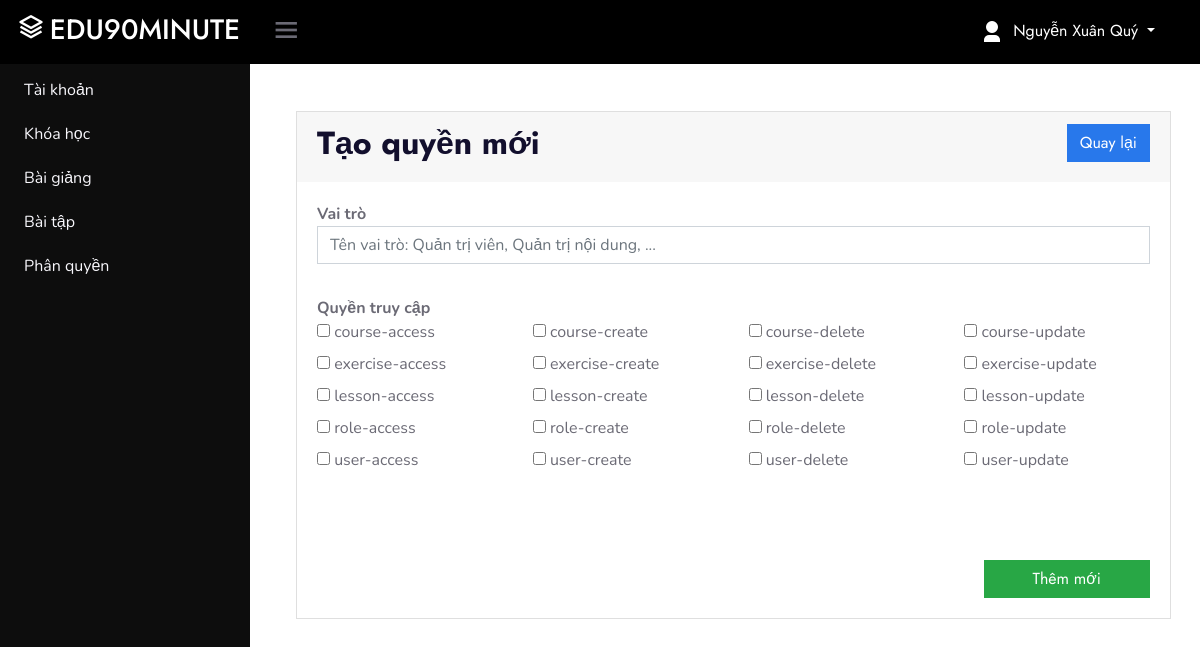
Page /?ctl=roles&act=create (signed in) on the committed database.
### tables this page shows
CREATE TABLE `permissions` (
  `id` int(11) NOT NULL,
  `name` varchar(255) NOT NULL
);

### Controllers/BaseController.php (called while the page is built, shortened)
<?php
class BaseController{
    protected function view($viewPath, array $data = []){
        include_once self::VIEWS_FOLDER_NAME . str_replace('.', '/', $viewPath) . '.php';
    }
}

### Controllers/Admin/AdminRolesController.php (called while the page is built, shortened)
<?php
    class AdminRolesController extends BaseController{
        protected $data = [];
        public function __construct(){
            $this->rolesModel = new RolesModel;
            $this->data["roles"] = $this->rolesModel->all("roles", ['*']);
            $this->data['role_has_permission'] = $this->rolesModel->all('role_has_permission', ['*']);
            $this->data['permissions'] = $this->rolesModel->all('permissions', ['*'], '', 0, '', ['name' => 'asc']);
        }
        public function create(){
            return $this->view('admin.roles.create', $this->data);
        }
    }

### Models/BaseModel.php (called while the page is built, shortened)
<?php
    class BaseModel extends Database
    {
        protected $connect;
        protected $table;
        protected $colums = ['*'];
        public function  __construct() {
            $this->connect = $this->connect();
        }
        public function all($table = '', $colums = [], $where = [], $start=0, $limit = null, $orderBy = []){
            if(!empty($colums)){
                $select = implode(',', $colums);
            }else $select = implode(',', $this->colums);
            $table = empty($table) ? $this->table : $table;
            $sql = "SELECT ${select} FROM $table";
            $sql = trim($sql ,'OR ');
            if(!empty($orderBy)){
                $sql .= " ORDER BY " .array_keys($orderBy)[0] . " " . array_values($orderBy)[0];
            }
            $query = $this->_query($sql);
            $data = [];
            while($row = mysqli_fetch_assoc($query)){
                $data[] = $row;
            }
            return $data;
        }
        public function _query($sql){
            return mysqli_query($this->connect, $sql);
        }
        public function getPermissionName(){
            $data = [];
            $permissions = [];
            $sql = "SELECT rl.id, rl.name, p.name as permission FROM roles as rl
                    INNER JOIN role_has_permission as rp ON rl.id = rp.roleId
                    INNER JOIN permissions as p ON rp.permissionId = p.id
                    ";
            $query = $this->_query($sql);
            while($row = mysqli_fetch_assoc($query)){
                $data[] = $row;
            }
            if(isset($_SESSION['role'])){
                foreach($data as $value){
                    if($_SESSION['role'] == $value['id']){
                        $permissions[] = trim($value['permission']);
                    }
                }
            }
            return $permissions;
        }
    }

### Core/Database.php (called while the page is built, shortened)
<?php
    class Database
    {
        public function  connect(){
            $connect = mysqli_connect(self::DB_HOST, self::DB_USER, self::DB_PASSWORD, self::DB_NAME);
            mysqli_set_charset($connect, 'utf8');
            if(mysqli_connect_errno() === 0){
                return $connect;
            }
            return false;
        }
    }

### Views/admin/roles/create.php (the view, shortened to what this page needs)
<div class="container">
        <div class="card">
            <div class="card-header border-0">
                <div class="float-left">
                    <h2>Tạo quyền mới</h2>
                </div>
                <div class="float-right">
                    <a href="./?ctl=roles&page=<?php echo isset($_GET['page'])?$_GET['page']:1; ?>" class="btn btn-primary">Quay lại</a>
                </div>
            </div>
            <div class="card-body">
                <form action="./?ctl=roles&act=store" name="myForm" method="POST" enctype="multipart/form-data">
                    <div class="row mb-3">
                        <div class="col-xs-12 col-sm-12 col-md-12">
                            <div class="form-group">
                                <strong>Vai trò</strong>
                                <input type="text" name="name" class="form-control" placeholder="Tên vai trò: Quản trị viên, Quản trị nội dung, ...">
                            </div>
                        </div>
                    </div>
                    <div class="row mb-3">
                        <div class="col-xs-12 col-sm-12 col-md-12">
                            <div class="form-group">
                                <strong>Quyền truy cập</strong>
                                <div class="row">
                                <?php
                                    foreach($permissions as $permission){
                                ?>
                                    <div class="col-xs-12 col-sm-6 col-md-3">
                                        <label>
                                            <input type="checkbox" name="permission[]" value="<?php echo $permission['id']; ?>"> <?php echo $permission['name']; ?>
                                        </label>
                                    </div>
                                <?php
                                    }
                                ?>
                                </div>
                            </div>
                        </div>
                    </div>
                    <button class="btn btn-success px-5 mt-5 float-right" type="submit">Thêm mới</button>
                </form>
            </div>
        </div>
    </div>

### css/adminStyle.css (style rules this page uses)
:root { --header-height: 3rem; --nav-width: 0px; --first-color: rgb(0, 0, 0); --first-color-light: #AFA5D9; --white-color: #F7F6FB; --body-font: 'Nunito', sans-serif; --normal-font-size: 1rem; --z-fixed: 100 }
body { position: relative; margin: var(--header-height) 0 0 0; padding: 0 1rem; font-family: var(--body-font); font-size: var(--normal-font-size); transition: .5s }
a { text-decoration: none }

### rows in the picture
permissions: name "course-access"
permissions: name "course-create"
permissions: name "course-delete"
permissions: name "course-update"
permissions: name "exercise-access"
permissions: name "exercise-create"
permissions: name "exercise-delete"
permissions: name "exercise-update"
permissions: name "lesson-access"
permissions: name "lesson-create"
permissions: name "lesson-delete"
permissions: name "lesson-update"
permissions: name "role-access"
permissions: name "role-create"
permissions: name "role-delete"
permissions: name "role-update"
permissions: name "user-access"
permissions: name "user-create"
permissions: name "user-delete"
permissions: name "user-update"

### other values in the picture
$_SESSION['name'] "Nguyễn Xuân Quý"
